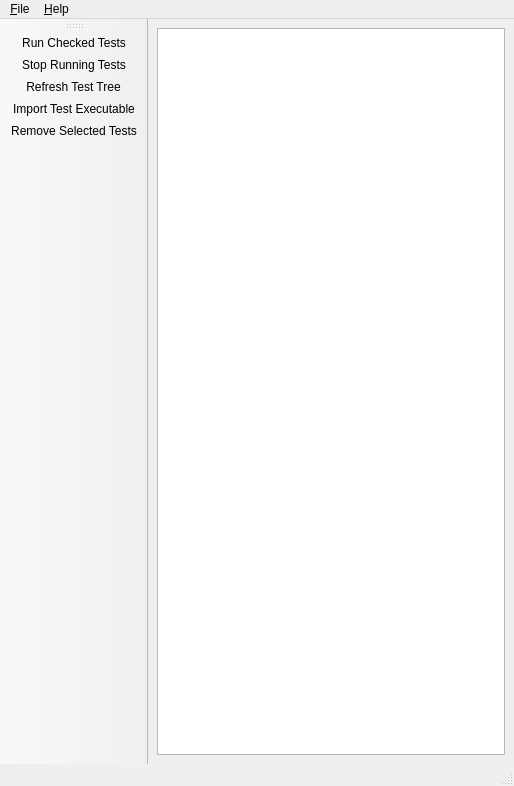
<?xml version="1.0" encoding="UTF-8"?>
<ui version="4.0">
 <class>GTestRunner</class>
 <widget class="QMainWindow" name="GTestRunner">
  <property name="geometry">
   <rect>
    <x>0</x>
    <y>0</y>
    <width>514</width>
    <height>786</height>
   </rect>
  </property>
  <property name="windowTitle">
   <string>GTestRunner</string>
  </property>
  <widget class="QWidget" name="centralwidget">
   <layout class="QVBoxLayout" name="verticalLayout">
    <item>
     <widget class="QTreeView" name="testTree">
      <property name="sizePolicy">
       <sizepolicy hsizetype="Expanding" vsizetype="Expanding">
        <horstretch>1</horstretch>
        <verstretch>1</verstretch>
       </sizepolicy>
      </property>
     </widget>
    </item>
   </layout>
  </widget>
  <widget class="QMenuBar" name="menubar">
   <property name="geometry">
    <rect>
     <x>0</x>
     <y>0</y>
     <width>514</width>
     <height>23</height>
    </rect>
   </property>
   <widget class="QMenu" name="fileMenu">
    <property name="title">
     <string>&amp;File</string>
    </property>
    <addaction name="newTestSetupAction"/>
    <addaction name="openTestSetupAction"/>
    <addaction name="saveTestSetupAction"/>
    <addaction name="importTestAction"/>
    <addaction name="separator"/>
    <addaction name="exitAction"/>
   </widget>
   <widget class="QMenu" name="helpMenu">
    <property name="title">
     <string>&amp;Help</string>
    </property>
    <addaction name="aboutAction"/>
    <addaction name="aboutQtAction"/>
   </widget>
   <addaction name="fileMenu"/>
   <addaction name="helpMenu"/>
  </widget>
  <widget class="QStatusBar" name="statusbar"/>
  <widget class="QToolBar" name="toolBar">
   <property name="windowTitle">
    <string>toolBar</string>
   </property>
   <attribute name="toolBarArea">
    <enum>LeftToolBarArea</enum>
   </attribute>
   <attribute name="toolBarBreak">
    <bool>false</bool>
   </attribute>
   <addaction name="runTestsAction"/>
   <addaction name="stopTestsAction"/>
   <addaction name="refreshAction"/>
   <addaction name="importTestAction"/>
   <addaction name="removeTestsAction"/>
  </widget>
  <action name="newTestSetupAction">
   <property name="icon">
    <iconset resource="gtestrunner.qrc">
     <normaloff>:/icons/newfile.svg</normaloff>:/icons/newfile.svg</iconset>
   </property>
   <property name="text">
    <string>&amp;New Test Setup...</string>
   </property>
   <property name="toolTip">
    <string>Create a new test setup</string>
   </property>
   <property name="statusTip">
    <string>Create a new test setup</string>
   </property>
   <property name="whatsThis">
    <string>Creates a new setup for saving collections of loaded tests</string>
   </property>
   <property name="shortcut">
    <string>Ctrl+N</string>
   </property>
   <property name="iconVisibleInMenu">
    <bool>true</bool>
   </property>
  </action>
  <action name="openTestSetupAction">
   <property name="icon">
    <iconset resource="gtestrunner.qrc">
     <normaloff>:/icons/openfile.svg</normaloff>:/icons/openfile.svg</iconset>
   </property>
   <property name="text">
    <string>&amp;Open Test Setup...</string>
   </property>
   <property name="statusTip">
    <string>Open Test Setup</string>
   </property>
   <property name="shortcut">
    <string>Ctrl+O</string>
   </property>
   <property name="iconVisibleInMenu">
    <bool>true</bool>
   </property>
  </action>
  <action name="saveTestSetupAction">
   <property name="icon">
    <iconset resource="gtestrunner.qrc">
     <normaloff>:/icons/savefile.svg</normaloff>:/icons/savefile.svg</iconset>
   </property>
   <property name="text">
    <string>&amp;Save Test Setup...</string>
   </property>
   <property name="statusTip">
    <string>Save Test Setup</string>
   </property>
   <property name="shortcut">
    <string>Ctrl+S</string>
   </property>
   <property name="iconVisibleInMenu">
    <bool>true</bool>
   </property>
  </action>
  <action name="importTestAction">
   <property name="icon">
    <iconset resource="gtestrunner.qrc">
     <normaloff>:/icons/plus.svg</normaloff>:/icons/plus.svg</iconset>
   </property>
   <property name="text">
    <string>&amp;Import Test Executable</string>
   </property>
   <property name="statusTip">
    <string>Import Test Executable</string>
   </property>
   <property name="shortcut">
    <string>Ctrl+A</string>
   </property>
   <property name="iconVisibleInMenu">
    <bool>true</bool>
   </property>
  </action>
  <action name="aboutAction">
   <property name="icon">
    <iconset resource="gtestrunner.qrc">
     <normaloff>:/icons/help.svg</normaloff>:/icons/help.svg</iconset>
   </property>
   <property name="text">
    <string>&amp;About GTestRunner...</string>
   </property>
   <property name="statusTip">
    <string>About GTestRunner</string>
   </property>
   <property name="shortcut">
    <string>F1</string>
   </property>
   <property name="iconVisibleInMenu">
    <bool>true</bool>
   </property>
  </action>
  <action name="aboutQtAction">
   <property name="icon">
    <iconset resource="gtestrunner.qrc">
     <normaloff>:/icons/qt.png</normaloff>:/icons/qt.png</iconset>
   </property>
   <property name="text">
    <string>About &amp;Qt...</string>
   </property>
   <property name="statusTip">
    <string>About Qt</string>
   </property>
   <property name="iconVisibleInMenu">
    <bool>true</bool>
   </property>
  </action>
  <action name="exitAction">
   <property name="icon">
    <iconset resource="gtestrunner.qrc">
     <normaloff>:/icons/exit.svg</normaloff>:/icons/exit.svg</iconset>
   </property>
   <property name="text">
    <string>E&amp;xit</string>
   </property>
   <property name="statusTip">
    <string>Exit GTestRunner</string>
   </property>
   <property name="shortcut">
    <string>Ctrl+Q</string>
   </property>
   <property name="iconVisibleInMenu">
    <bool>true</bool>
   </property>
  </action>
  <action name="removeTestsAction">
   <property name="icon">
    <iconset resource="gtestrunner.qrc">
     <normaloff>:/icons/remove.svg</normaloff>:/icons/remove.svg</iconset>
   </property>
   <property name="text">
    <string>Remove Selected Tests</string>
   </property>
   <property name="toolTip">
    <string>Remove selected test(s) from tree</string>
   </property>
   <property name="statusTip">
    <string>Remove selected test(s) from tree</string>
   </property>
   <property name="shortcut">
    <string>Ctrl+R</string>
   </property>
  </action>
  <action name="runTestsAction">
   <property name="icon">
    <iconset resource="gtestrunner.qrc">
     <normaloff>:/icons/run.svg</normaloff>:/icons/run.svg</iconset>
   </property>
   <property name="text">
    <string>Run Checked Tests</string>
   </property>
   <property name="toolTip">
    <string>Run all checked tests in tree</string>
   </property>
   <property name="statusTip">
    <string>Run all checked tests</string>
   </property>
   <property name="shortcut">
    <string>Ctrl+Return</string>
   </property>
  </action>
  <action name="refreshAction">
   <property name="icon">
    <iconset resource="gtestrunner.qrc">
     <normaloff>:/icons/reload.svg</normaloff>:/icons/reload.svg</iconset>
   </property>
   <property name="text">
    <string>Refresh Test Tree</string>
   </property>
   <property name="toolTip">
    <string>Refresh the tests listings in the tree</string>
   </property>
   <property name="statusTip">
    <string>Refresh Test Tree</string>
   </property>
   <property name="shortcut">
    <string>F5</string>
   </property>
  </action>
  <action name="stopTestsAction">
   <property name="icon">
    <iconset resource="gtestrunner.qrc">
     <normaloff>:/icons/stop.svg</normaloff>:/icons/stop.svg</iconset>
   </property>
   <property name="text">
    <string>Stop Running Tests</string>
   </property>
   <property name="toolTip">
    <string>Stop all running tests</string>
   </property>
   <property name="statusTip">
    <string>Stop all running tests</string>
   </property>
   <property name="shortcut">
    <string>Ctrl+Shift+Return</string>
   </property>
  </action>
 </widget>
 <resources>
  <include location="gtestrunner.qrc"/>
 </resources>
 <connections/>
</ui>
